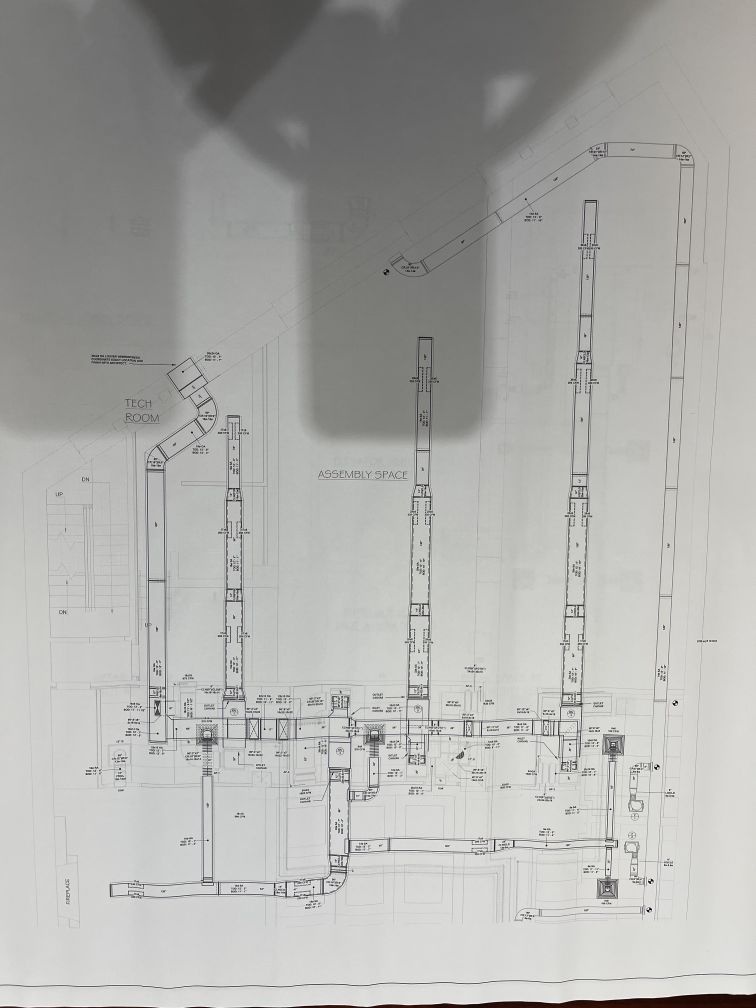
#> input picture HVACPlan.jpg, 3024 x 4032 px (shown at 1/4 size)
$ python Masking.py
#> lines starting #> are read from the running program, lines starting #| are printed output that depends on the picture; after the words box and inside, x2 and y2 are one past the last pixel; in counts of white or black regions, pixels touching at a corner belong together
#!/usr/bin/env python3
# -*- coding: utf-8 -*-
"""
Created on Fri Nov  4 15:22:36 2022

@author: jcami
"""

import cv2
import argparse
import numpy as np
import matplotlib.pyplot as plt


while True:


    image = cv2.imread("HVACPlan.jpg")
#> image is the input picture: shape (4032, 3024, 3); mean B, G, R 169.8, 172.5, 172.4
    cv2.imshow("orig",image)
    gray = cv2.cvtColor(image,cv2.COLOR_BGR2GRAY)
    image2=cv2.inRange(gray,0,115)
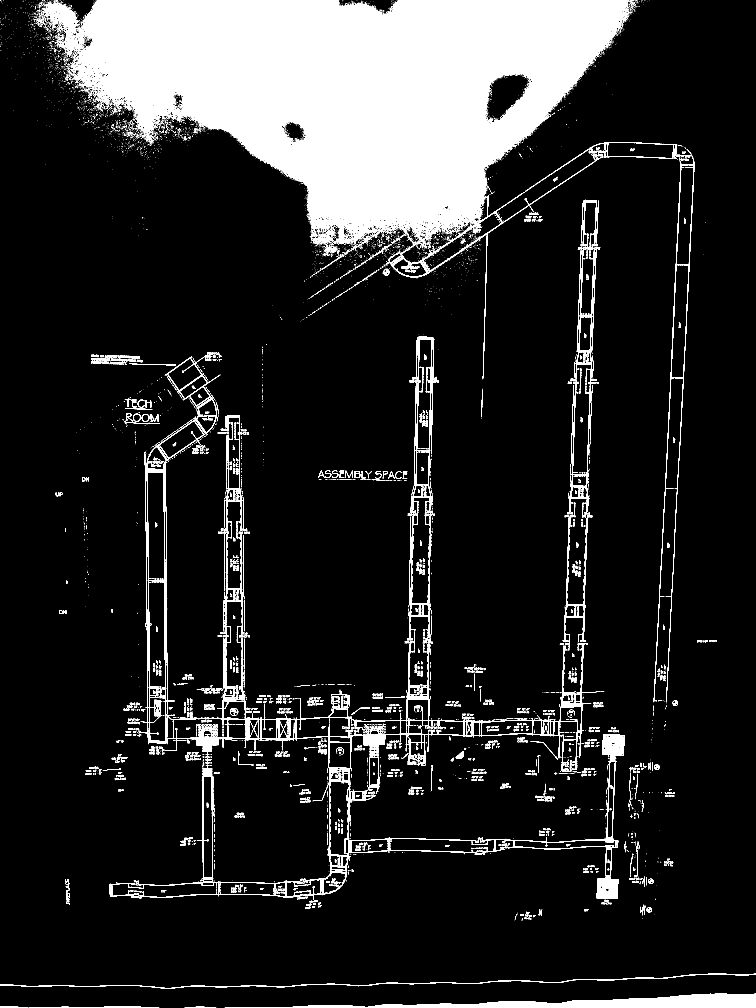
#> image2: shape (4032, 3024) (shown at 1/4 size); 13% white; 10694 white regions (8868 under 20 px), largest, box (x1, y1, x2, y2) and area: (291, 0, 2515, 980) 1246435, (562, 1426, 2365, 3599) 68745, (899, 3974, 3024, 4032) 50189
    blurred = cv2.GaussianBlur(gray, (7,7), 0)
    cv2.imshow("image2",image2)
    ret, img_masked = cv2.threshold(blurred,115,255,cv2.THRESH_BINARY)
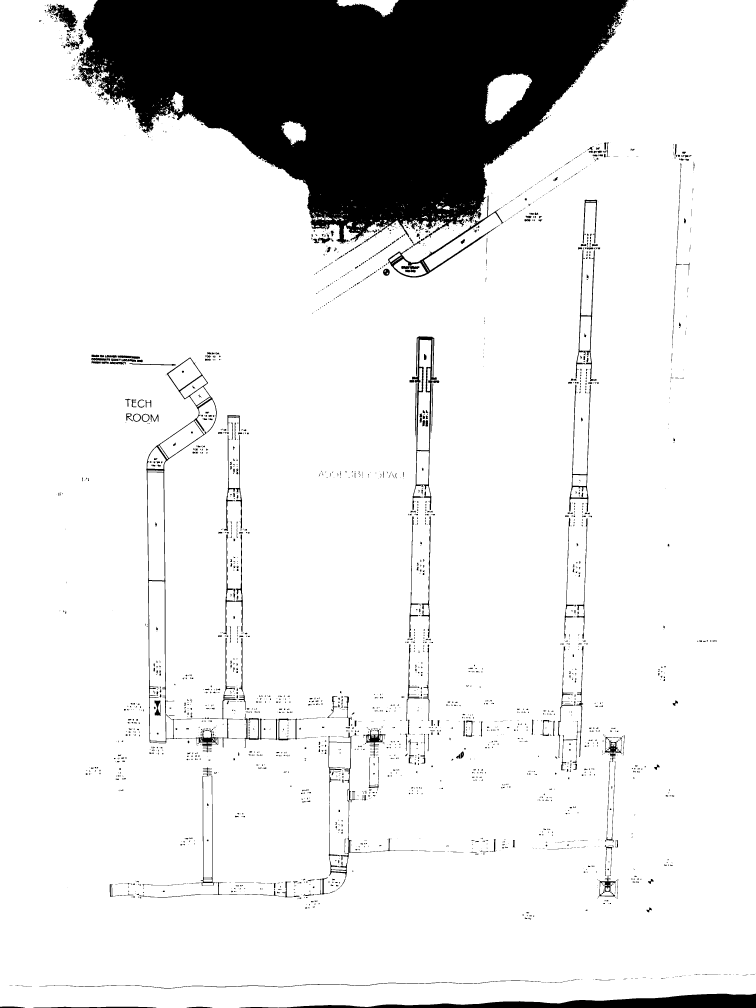
#> img_masked: shape (4032, 3024) (shown at 1/4 size); 87.7% white; 2586 black regions (1660 under 20 px), largest, box (x1, y1, x2, y2) and area: (311, 0, 2514, 974) 1271078, (957, 3975, 3024, 4032) 49757, (585, 1430, 975, 3010) 18796
    minLineLength = 100
    edge2 = cv2.Canny(img_masked,50,150,apertureSize = 3)
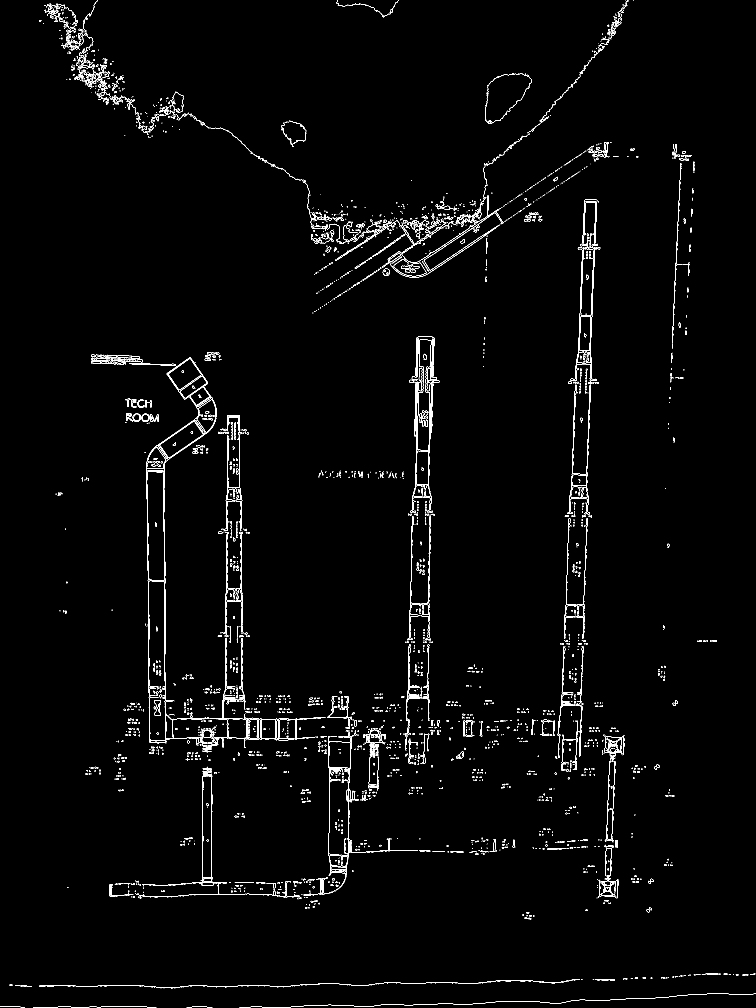
#> edge2: shape (4032, 3024) (shown at 1/4 size); 0.99% white in thin lines or dots
    line2 = cv2.HoughLinesP(image=edge2,rho=1,theta=np.pi/180, threshold=300,lines=np.array([]), minLineLength=minLineLength,maxLineGap=80)
#> line2 = 29 rows, first 6: [2340, 2067, 2363, 1420], [1709, 2794, 1723, 2015], [1636, 2793, 1650, 1985], [2329, 1082, 2337, 912], [2249, 2827, 2279, 1981], [905, 2950, 905, 2109]
    xes=[]
    yes=[]
    for index in range(len(line2)):
        xes.append(line2[index][0][0])
        xes.append(line2[index][0][2])
        yes.append(line2[index][0][1])
        yes.append(line2[index][0][3])
#> this loop made 29 passes
#> after the loop, xes = 58 values, max 2718 at index 49, min 587 at index 38, mean 1757.9; yes = 58 values, max 3947 at index 40, min 759 at index 49, mean 2093.2

    box1=(min(xes),min(yes))
#> box1 = (587, 759)
    box2=(max(xes),max(yes))
#> box2 = (2718, 3947)
    color=(255,255,255)
    #cv2.rectangle(image2, box1, box2, color, 2)
    cv2.rectangle(image, box1,box2, color)
    cv2.imshow("orig",image)
    print("got here")

    cv2.imshow("mask",img_masked)
    key = cv2.waitKey(1) & 0xFF
#> (key Esc is pressed here)
    if key == ord("d"):
        break
